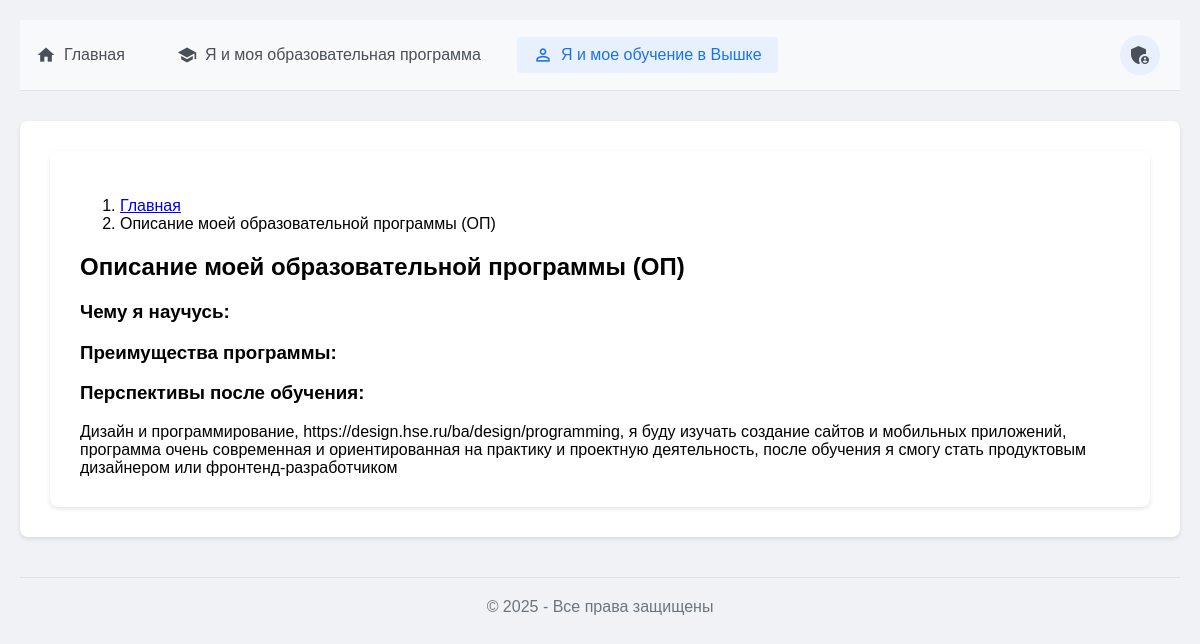
/app2/my-program/, run on the app's committed database.
### project01/app2/models.py (models this page shows, shortened)
class Page(models.Model):
    title = models.CharField("Заголовок", max_length=200)
    slug = models.SlugField("URL", unique=True)
    content = models.TextField("Содержание")
    excerpt = models.TextField("Краткое описание", blank=True)
    category = models.ForeignKey(Category, on_delete=models.SET_NULL, null=True, blank=True, verbose_name="Категория")
    created = models.DateTimeField("Дата создания", auto_now_add=True)
    modified = models.DateTimeField("Дата изменения", auto_now=True)
    is_published = models.BooleanField("Опубликовано", default=True)
    order = models.IntegerField("Порядок", default=0)
    meta_keywords = models.CharField("Meta Keywords", max_length=255, blank=True)
    meta_description = models.CharField("Meta Description", max_length=255, blank=True)
    featured_image = models.ImageField("Изображение", upload_to='pages/', blank=True, null=True)
    class Meta:
        verbose_name = "Страница"
        verbose_name_plural = "Страницы"
        ordering = ['order', 'title']

### project01/app2/views.py (the view)
# urls.py: path('<slug:slug>/', views.page_detail, name='page_detail'),
def page_detail(request, slug):
    page = get_object_or_404(Page, slug=slug, is_published=True)
    related_pages = []
    if page.category:
        related_pages = Page.objects.filter(
            category=page.category,
            is_published=True
        ).exclude(id=page.id).order_by('?')[:3]
    categories = Category.objects.all()
    return render(request, 'app2/page_detail.html', {
        'page': page,
        'related_pages': related_pages,
        'categories': categories
    })

### app2/templates/app2/page_detail.html (shortened to what this page needs)
{% extends "app2/base.html" %}
{% block content %}
<div class="container mt-4">
    <nav aria-label="breadcrumb" class="mb-4">
        <ol class="breadcrumb">
            <li class="breadcrumb-item"><a href="{% url 'page_list' %}">Главная</a></li>
            <li class="breadcrumb-item active" aria-current="page">{{ page.title }}</li>
        </ol>
    </nav>
    <div class="row">
        <div class="col-lg-8">
            <article class="card shadow-sm mb-4">
                <div class="card-body">
                    <h1 class="card-title">{{ page.title }}</h1>
                    {% if page.slug == 'my-program' %}
                        <div class="mb-4">
                            <h3 class="mt-4">Чему я научусь:</h3>
                            <h3 class="mt-4">Преимущества программы:</h3>
                            <h3 class="mt-4">Перспективы после обучения:</h3>
                        </div>
                    {% endif %}
                    <div class="page-content">
                        {{ page.content|safe }}
                    </div>
                </div>
            </article>
        </div>
    </div>
</div>
{% endblock %}

### templates/base.html (style rules this page uses)
body { font-family: Arial, sans-serif; margin: 0; padding: 20px; background-color: #f0f2f5; }
.container { max-width: 1200px; margin: 0 auto; background-color: white; padding: 30px; border-radius: 8px; box-shadow: 0 2px 4px rgba(0, 0, 0, 0.1); }

### data on the page
Page: title "Описание моей образовательной программы (ОП)", content "Дизайн и программирование, https://design.hse.ru/ba/design/programming, я буду изучать создание сайтов и мобильных приложений, программа очень современная и ориентированная на практику и проектную деятельность, после обучения я смогу стать продуктовым дизайнером или фронтенд-разработчиком"
